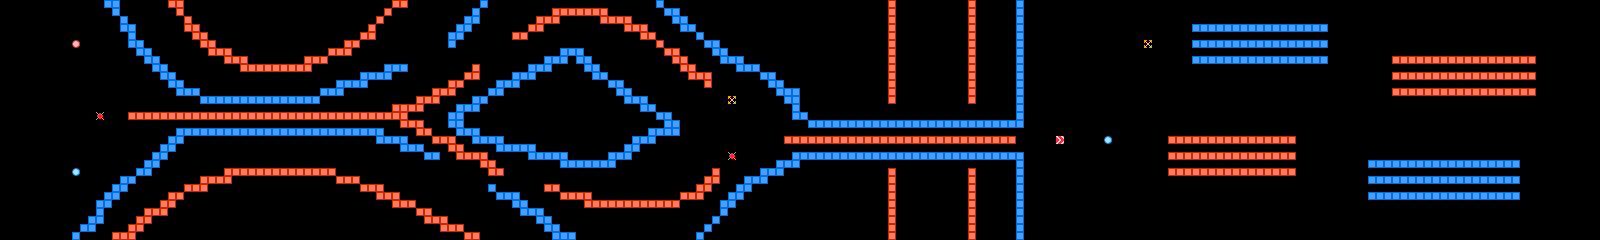

A level layout from a 2D game, rendered from its tile map. Below: a short description, then the map file with tile-grid data replaced by summaries:
An orthogonal 200x30 tile map with 8x8 px tiles, 1 tile layer (layer), 2 tilesets.

<map version="1.0" orientation="orthogonal" width="200" height="30" tilewidth="8" tileheight="8">
 <tileset firstgid="1" name="chip" tilewidth="8" tileheight="8">
  <image source="chip.png" width="128" height="128" />
 </tileset>
 <tileset firstgid="257" name="chip" tilewidth="8" tileheight="8">
  <image source="../chip.png" width="128" height="128" />
 </tileset>
 <layer name="layer" width="200" height="30">
  <properties>
   <property name="object" value="true" />
  </properties>
  <data>[6000 cells, 862 non-empty, 7 distinct tile ids]</data>
 </layer>
</map>
